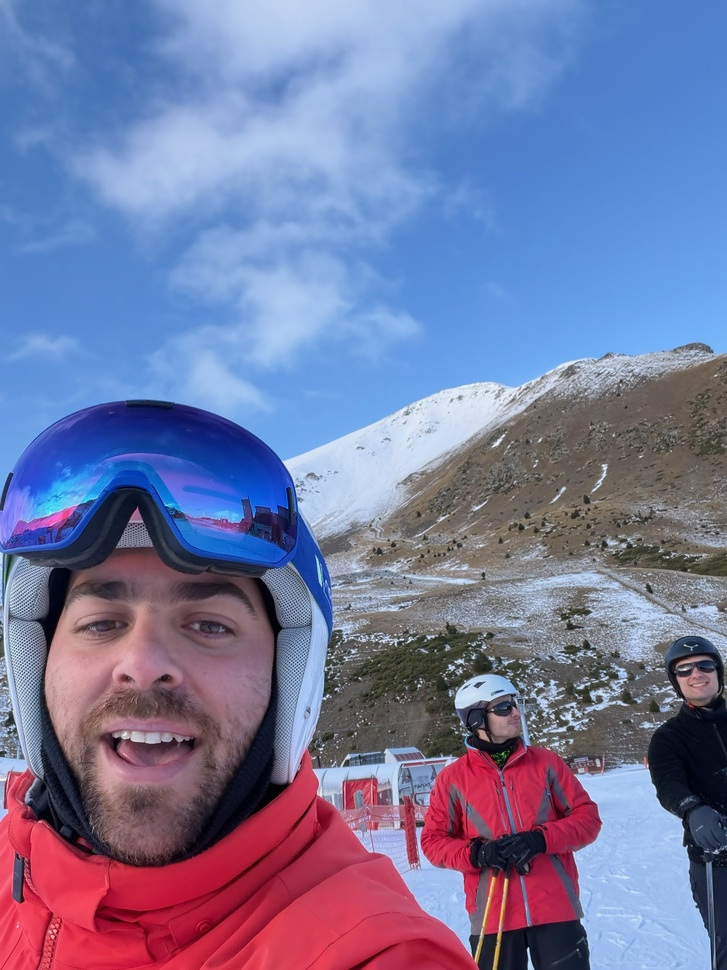
#> input picture Photos/IMG_1.JPG, 727 x 970 px, shrunk from 1536 x 2048 before the run
$ python -i segmentation.py   (imports and definitions only)   (older library calls are emulated)
#> lines starting #> are read from the running program, lines starting #| are printed output that depends on the picture; after the words box and inside, x2 and y2 are one past the last pixel; in counts of white or black regions, pixels touching at a corner belong together
import cv2
import numpy as np
from PIL import Image
from rembg import remove, new_session

# [68 lines left out: functions sky_remove_cv2, sky_remove_ai, sky_remove_laplace, not called in this run]


def sky_remove_hybrid(image_path, tolerance=3):

#> called with image_path = '../Photos/IMG_1.JPG', tolerance = 3
    image = cv2.imread(image_path)
#> image is the input picture: shape (970, 727, 3); mean B, G, R 159.7, 120.5, 117.1
    if image is None: return None

    # Mascara de colord
    hsv = cv2.cvtColor(image, cv2.COLOR_BGR2HSV)
#> hsv: shape (970, 727, 3); mean H, S, V 111.1, 110.7, 175.9
    lower_blue = np.array([90, 30, 20])
    upper_blue = np.array([140, 255, 255])
    sky_mask_color = cv2.inRange(hsv, lower_blue, upper_blue)
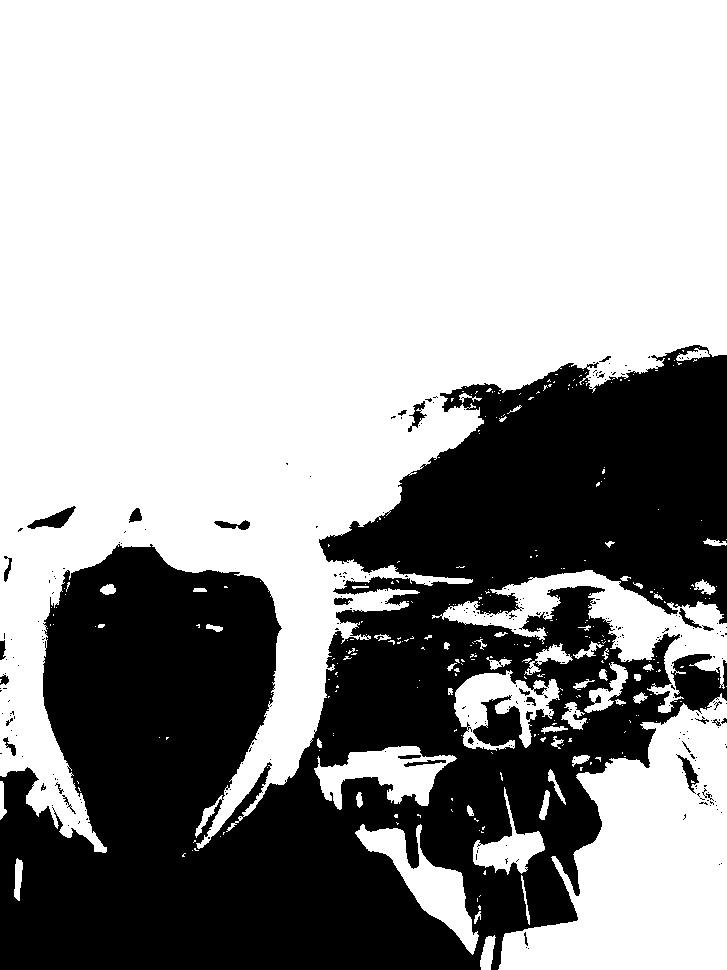
#> sky_mask_color: shape (970, 727); 63.6% white; 278 black regions (248 under 20 px), largest, box (x1, y1, x2, y2) and area: (0, 345, 727, 970) 253805, (27, 506, 76, 529) 457, (676, 754, 699, 794) 277

    # Mascara de textura
    gray = cv2.cvtColor(image, cv2.COLOR_BGR2GRAY)
    blur = cv2.blur(gray, (9, 9))
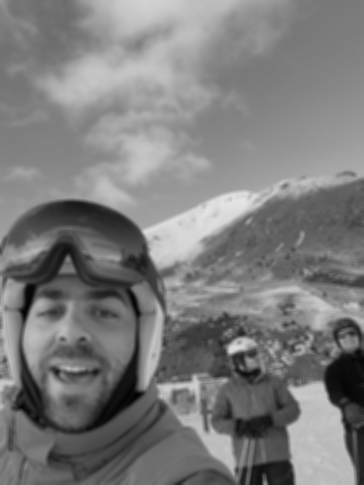
#> blur: shape (970, 727) (shown at 1/2 size); min 2, max 230, mean 123.9
    laplacian = cv2.Laplacian(blur, cv2.CV_8U)
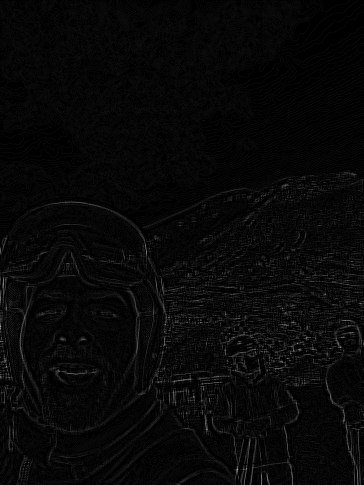
#> laplacian: shape (970, 727) (shown at 1/2 size); min 0, max 23, mean 0.7; drawn with min black and max white
    _, sky_mask_texture = cv2.threshold(laplacian, tolerance, 255, cv2.THRESH_BINARY_INV)
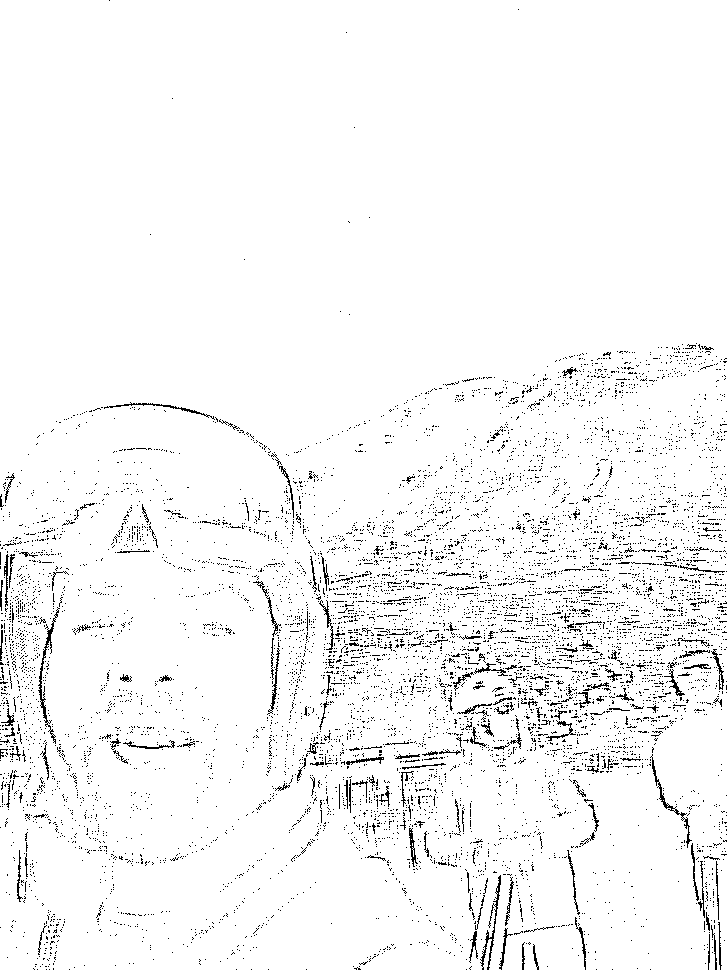
#> sky_mask_texture: shape (970, 727); 96.3% white; black in thin lines or dots

    # Intersecció, si el pixel es blau i es suau, es decideix com cel
    combined_sky_mask = cv2.bitwise_and(sky_mask_color, sky_mask_texture)
#> combined_sky_mask: shape (970, 727); 62.1% white; 2418 black regions (2357 under 20 px), largest, box (x1, y1, x2, y2) and area: (0, 344, 727, 970) 257770, (27, 506, 76, 529) 474, (650, 754, 692, 848) 286

    kernel = np.ones((5,5), np.uint8)
    mask_clean = cv2.morphologyEx(combined_sky_mask, cv2.MORPH_OPEN, kernel)
#> mask_clean: shape (970, 727); 58.4% white; 338 black regions (317 under 20 px), largest, box (x1, y1, x2, y2) and area: (0, 343, 727, 970) 289065, (86, 402, 309, 539) 1257, (18, 499, 104, 546) 914
    mask_clean = cv2.morphologyEx(mask_clean, cv2.MORPH_CLOSE, kernel)
#> mask_clean: shape (970, 727); 59.4% white; 56 black regions (1 under 20 px), largest, box (x1, y1, x2, y2) and area: (0, 345, 727, 970) 275916, (0, 554, 35, 761) 3636, (121, 505, 153, 542) 797

    mountain_mask = cv2.bitwise_not(mask_clean)

    result = cv2.bitwise_and(image, image, mask=mountain_mask)
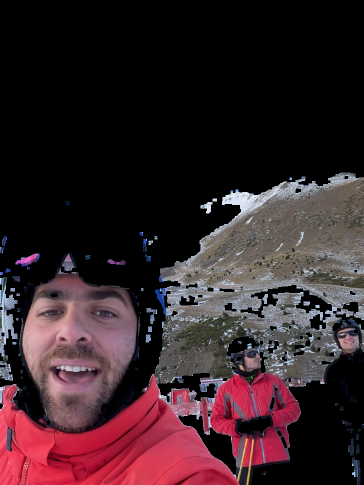
#> result: shape (970, 727, 3) (shown at 1/2 size); mean B, G, R 39.5, 34.8, 53.9
    b, g, r = cv2.split(result)
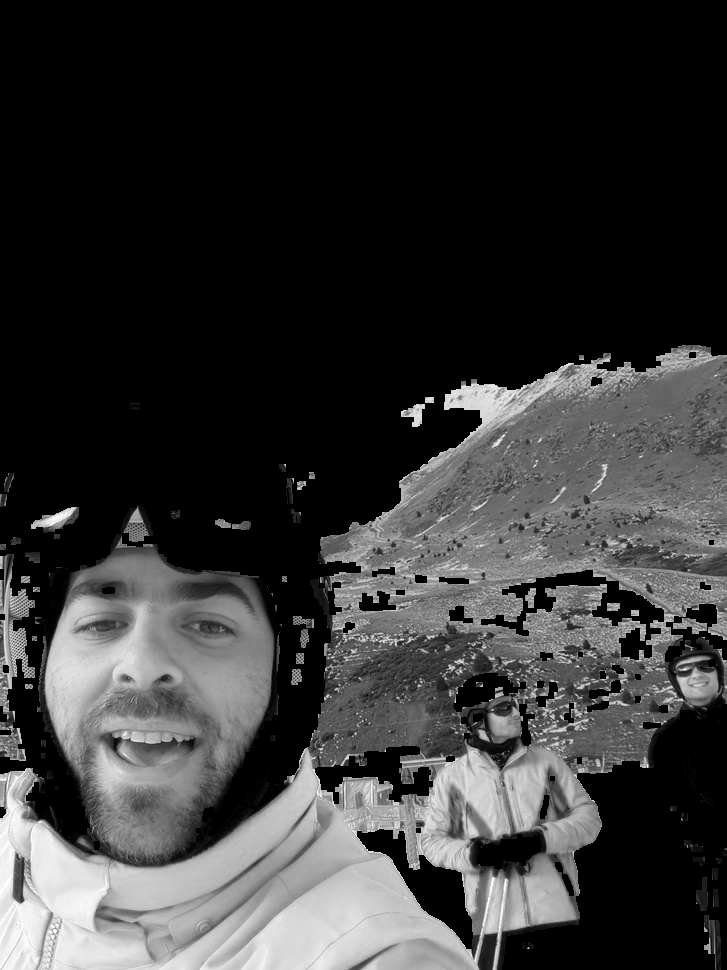
#> r: shape (970, 727); min 0, max 255, mean 53.9
    bgra = cv2.merge([b, g, r, mountain_mask])

    return bgra

>>> result = sky_remove_hybrid('../Photos/IMG_1.JPG')

$ run again, on Photos/IMG_10.JPG
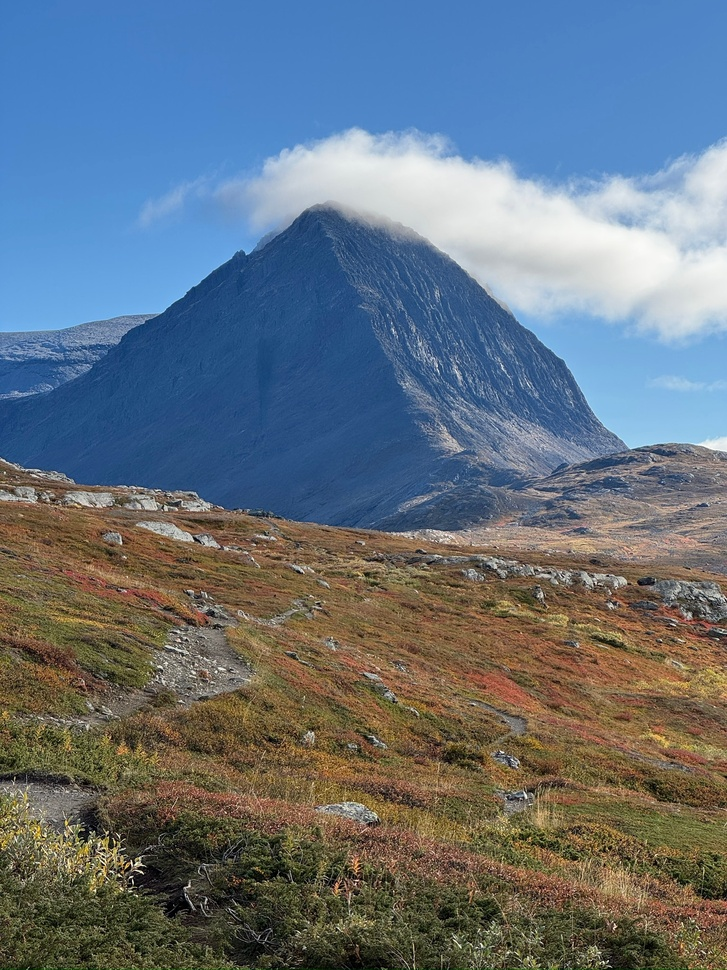
#> input picture Photos/IMG_10.JPG, 727 x 970 px, shrunk from 1536 x 2048 before the run
#> in sky_remove_hybrid, image is the input picture: shape (970, 727, 3); mean B, G, R 125.4, 113.8, 101.2
#> hsv: shape (970, 727, 3); mean H, S, V 65, 117.9, 146.1
#> in sky_remove_hybrid, `sky_mask_color = cv2.inRange(hsv, lower_blue, upper_blue)`:
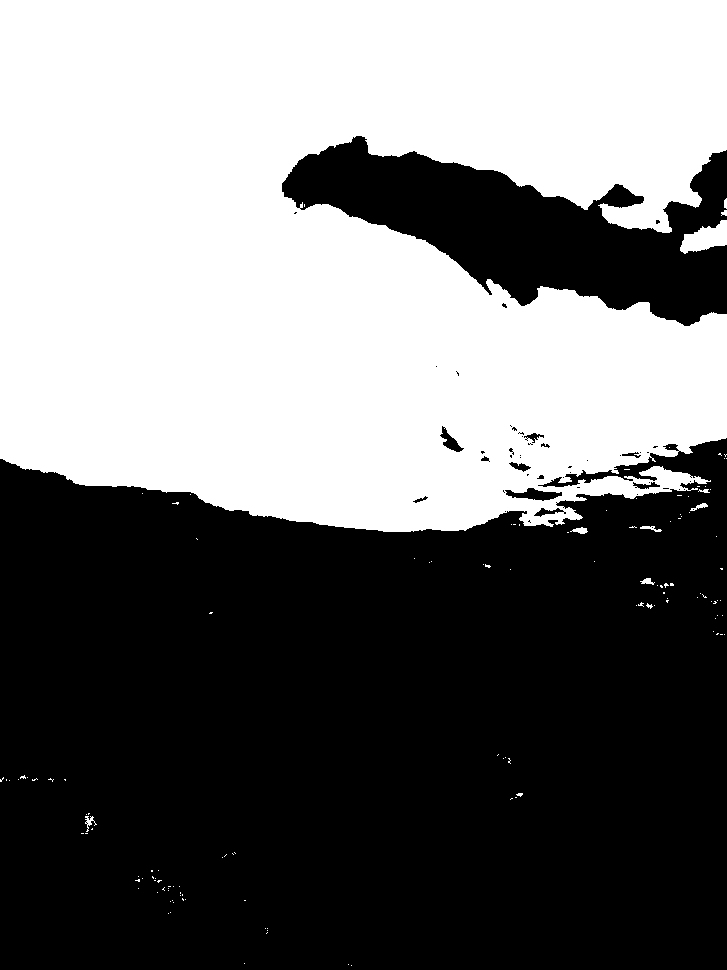
#> sky_mask_color: shape (970, 727); 45.8% white; 133 white regions (122 under 20 px), largest, box (x1, y1, x2, y2) and area: (0, 0, 727, 532) 321363, (680, 220, 727, 254) 936, (570, 527, 588, 534) 73
#> sky_mask_texture: shape (970, 727); 92.3% white; black in thin lines or dots, all inside (x1, y1, x2, y2) = (0, 125, 727, 970)
#> combined_sky_mask: shape (970, 727); 45% white; 141 white regions (132 under 20 px), largest, box (x1, y1, x2, y2) and area: (0, 0, 727, 532) 315717, (680, 220, 727, 254) 926, (640, 526, 662, 532) 52
#> mountain_mask: shape (970, 727); 56.4% white; 11 black regions, largest, box (x1, y1, x2, y2) and area: (0, 0, 727, 530) 305802, (682, 220, 727, 251) 872, (667, 474, 684, 483) 78
#> in sky_remove_hybrid, `b, g, r = cv2.split(result)`:
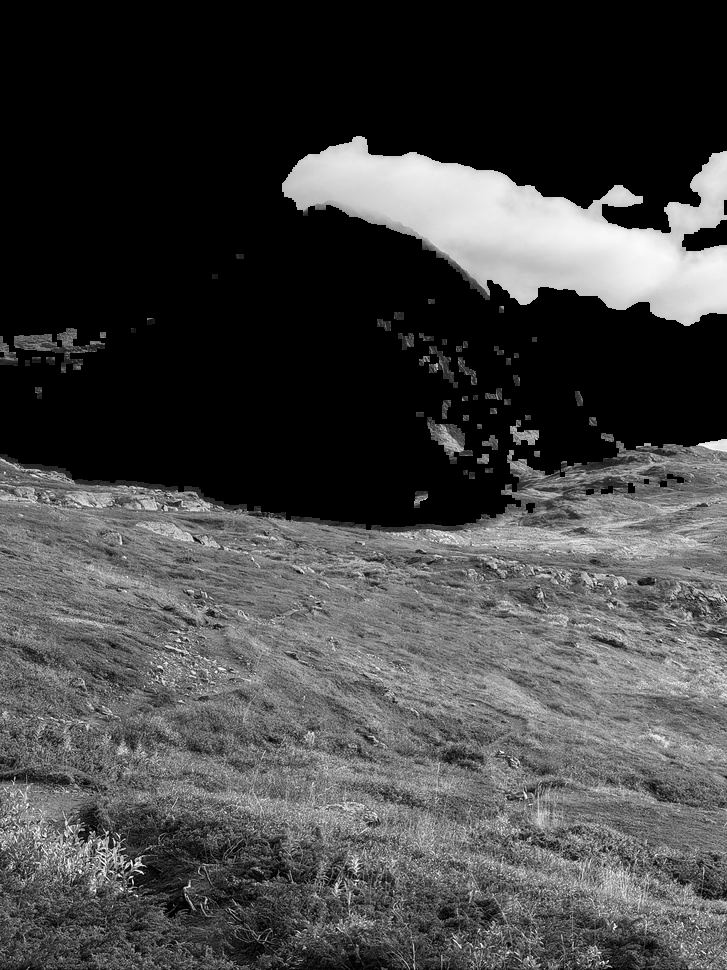
#> r: shape (970, 727); min 0, max 255, mean 67.3

$ run again, on Photos/IMG_11.JPG
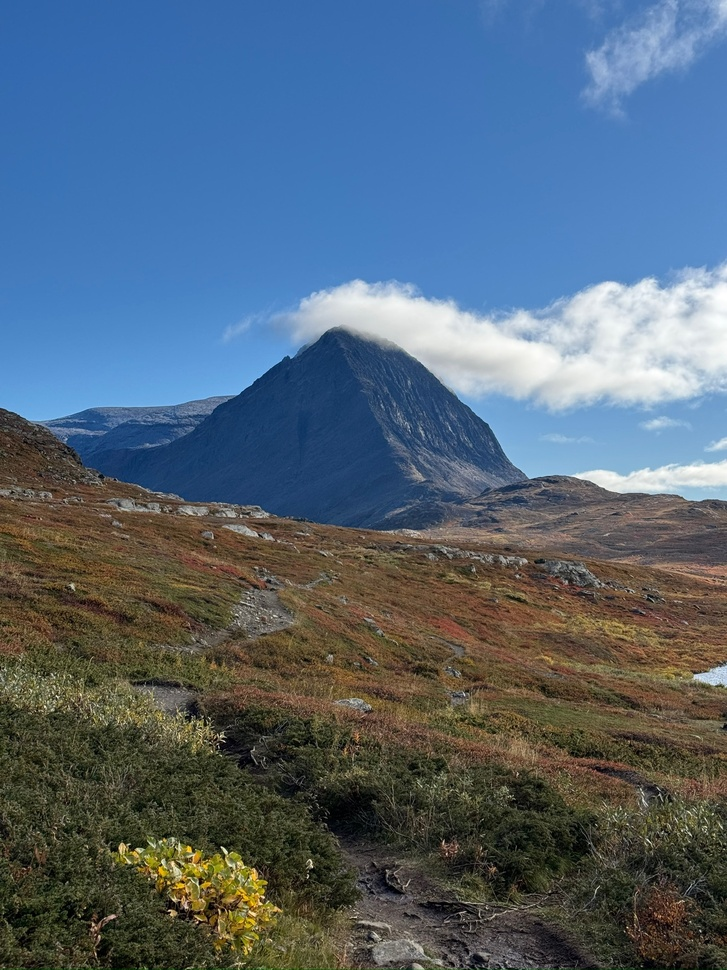
#> input picture Photos/IMG_11.JPG, 727 x 970 px, shrunk from 1536 x 2048 before the run
#> in sky_remove_hybrid, image is the input picture: shape (970, 727, 3); mean B, G, R 118.3, 101.5, 83.6
#> hsv: shape (970, 727, 3); mean H, S, V 67.8, 120.1, 133
#> in sky_remove_hybrid, `sky_mask_color = cv2.inRange(hsv, lower_blue, upper_blue)`:
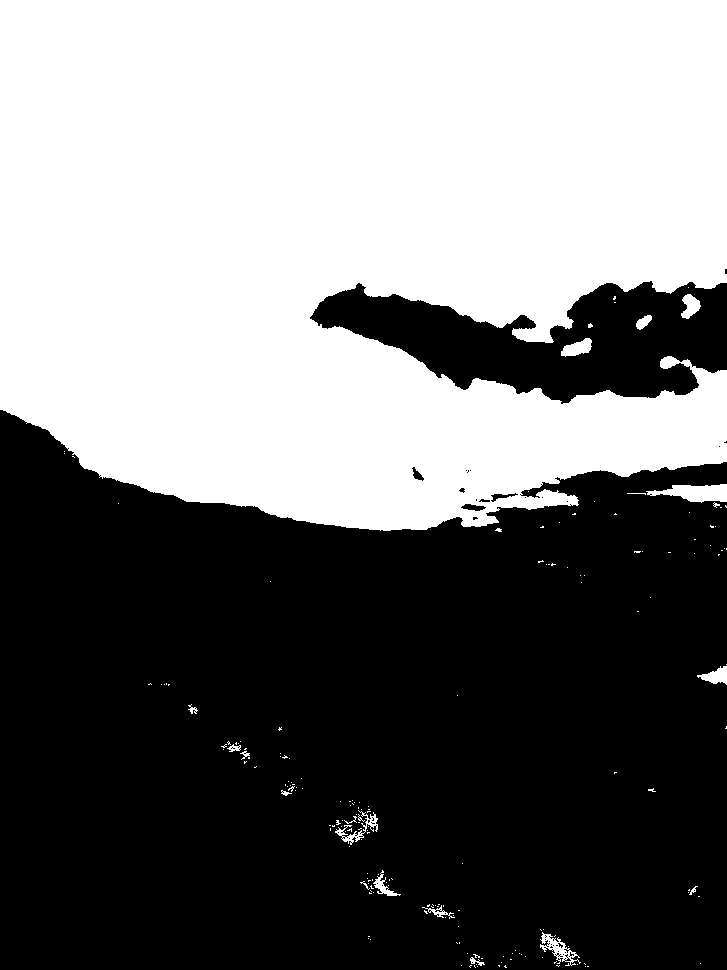
#> sky_mask_color: shape (970, 727); 47% white; 191 white regions (172 under 20 px), largest, box (x1, y1, x2, y2) and area: (0, 0, 727, 531) 327781, (646, 484, 727, 503) 948, (540, 932, 581, 966) 445
#> sky_mask_texture: shape (970, 727); 94.8% white; black in thin lines or dots
#> combined_sky_mask: shape (970, 727); 46.6% white; 216 white regions (197 under 20 px), largest, box (x1, y1, x2, y2) and area: (0, 0, 727, 531) 324993, (646, 484, 727, 503) 916, (540, 932, 580, 964) 409
#> mountain_mask: shape (970, 727); 54.2% white; 12 black regions, largest, box (x1, y1, x2, y2) and area: (0, 0, 727, 530) 320768, (673, 484, 727, 502) 793, (702, 667, 727, 683) 271
#> in sky_remove_hybrid, `b, g, r = cv2.split(result)`:
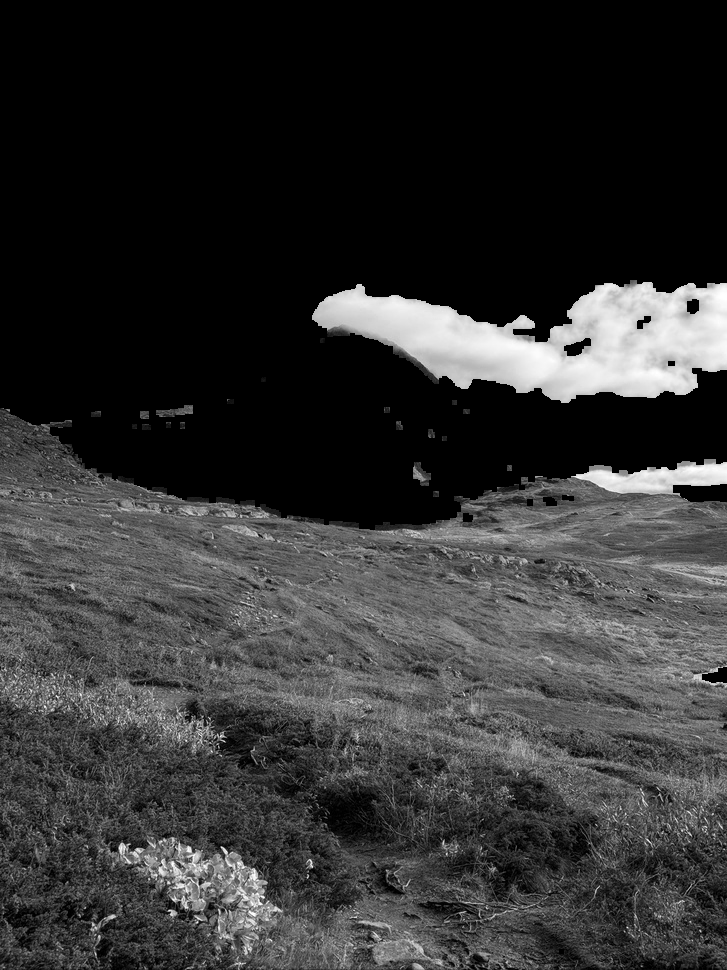
#> r: shape (970, 727); min 0, max 255, mean 50.4
